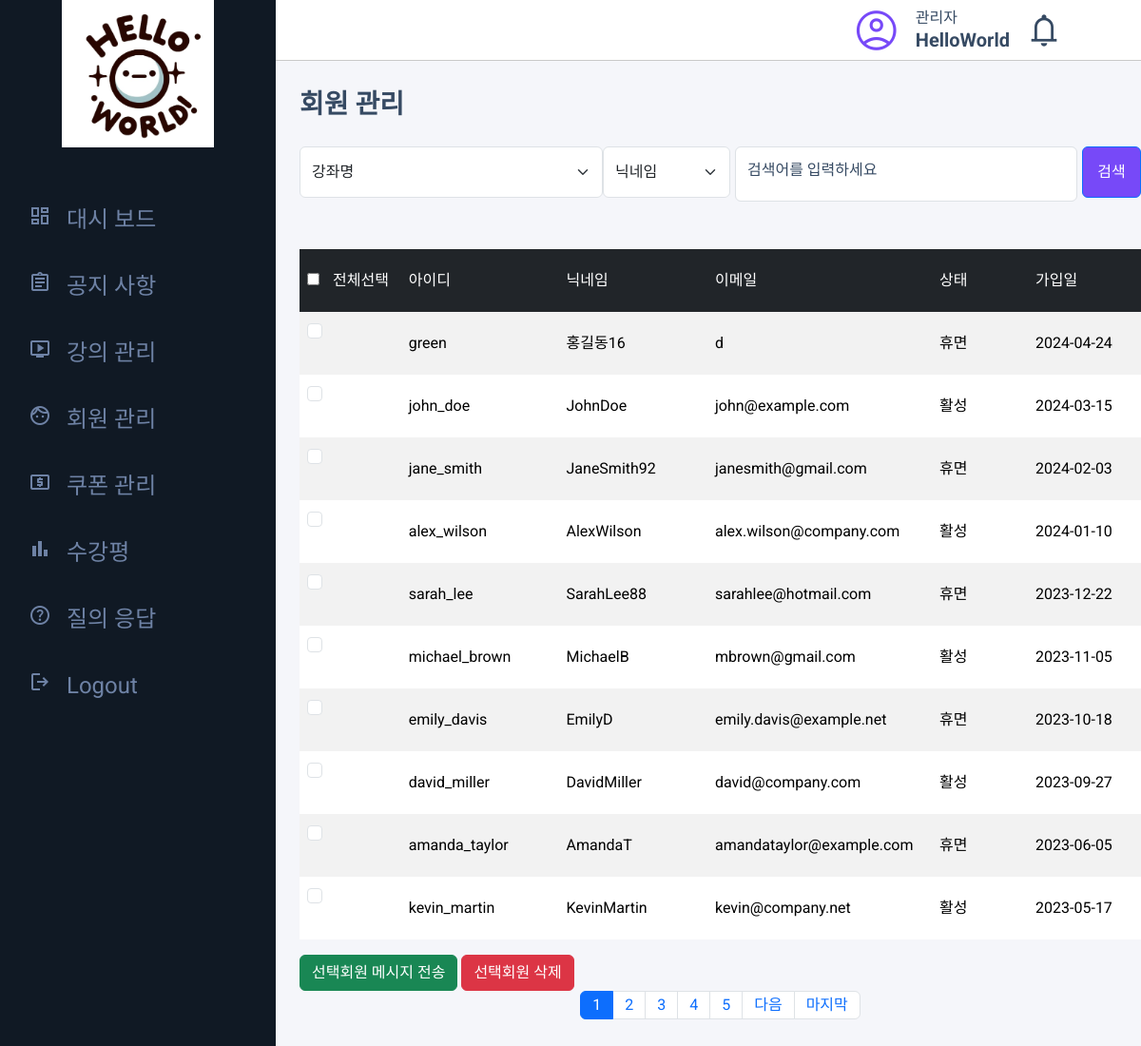
The page /admin/member/member_mg.php (signed in) on the database its author committed.
### tables this page shows
CREATE TABLE `members` (
  `mid` int(11) NOT NULL,
  `userid` varchar(145) NOT NULL,
  `email` varchar(245) NOT NULL,
  `username` varchar(145) NOT NULL,
  `passwd` varchar(200) NOT NULL,
  `recent_in` date DEFAULT NULL,
  `tel` varchar(20) NOT NULL,
  `status` tinyint(4) NOT NULL DEFAULT 1,
  `userimg` varchar(255) DEFAULT NULL,
  `regdate` date NOT NULL
);

### admin/inc/pagination.php (called while the page is built, shortened)
<?php
$cntsql = "SELECT COUNT(*) AS cnt FROM $paginationTarget where 1=1";
$cntsql .= '';
$cntresult = $mysqli->query($cntsql);
$cntrow = $cntresult->fetch_object();
$count = $cntrow -> cnt;
$pageNumber = $_GET['pageNumber'] ?? 1;
$pageCount = $_GET['pageCount'] ?? 10;
$startLimit = ($pageNumber -1)*$pageCount;
$endLimit = $pageCount ;
$block_ct = 5;
$block_num = ceil($pageNumber/$block_ct);
$block_start = (($block_num - 1) * $block_ct) + 1;
$block_end = $block_start + $block_ct - 1;
$total_page = ceil($count / $pageCount);
$total_block = ceil($total_page/$block_ct);

### admin/member/member_mg.php (the view, shortened to what this page needs)
<?php
include_once $_SERVER['DOCUMENT_ROOT'] . '/helloworld/inc/dbcon.php';
$paginationTarget = 'members';
include_once $_SERVER['DOCUMENT_ROOT'] . '/helloworld/admin/inc/pagination.php';
$sql = "SELECT * FROM members where 1=1";
$sql .= '';
$order = " order by mid";
$sql .= $order;
$limit = " LIMIT $startLimit, $endLimit";
$sql .= $limit;
$result = $mysqli->query($sql);
while ($rs = $result->fetch_object()) {
  $memberArr[] = $rs;
}
?>
<!DOCTYPE html>
<html lang="en">
  <head>
    <link
      rel="stylesheet"
      href="https://cdnjs.cloudflare.com/ajax/libs/normalize/8.0.1/normalize.min.css"
    />
    <link
      rel="stylesheet"
      href="https://cdnjs.cloudflare.com/ajax/libs/bootstrap/5.3.1/css/bootstrap.min.css"
    />
    <link rel="stylesheet" href="https://cdn.jsdelivr.net/npm/@tabler/icons-webfont@latest/tabler-icons.min.css" />
    <link
      rel="stylesheet"
      href="https://cdnjs.cloudflare.com/ajax/libs/jqueryui/1.13.2/themes/black-tie/jquery-ui.min.css"
    />
    <link rel="stylesheet" href="/helloworld/css/common.css" />
    <link rel="stylesheet" href="/helloworld/css/member_mg.css" />
  </head>
  <body>
<?php
include_once $_SERVER['DOCUMENT_ROOT'] . '/helloworld/inc/header.php';
?>
            <h2>회원 관리</h2>
            <form action="" class="d-flex justify-content-between">
              <div class="filter d-flex">
                <select class="form-select lecture" aria-label="Default select example">
                  <option selected disabled>강좌명</option>
                </select>
              </div>
              <div class="search d-flex">
                <select class="form-select search_filter" aria-label="Default select example">
                  <option selected>닉네임</option>
                </select>
                <div class="form-floating">
                  <input type="search" class="form-control" id="search_member" placeholder="" />
                  <label for="search">검색어를 입력하세요</label>
                </div>
                <button type="submit" class="btn btn-primary search_btn">검색</button>
              </div>
            </form>
            <table class="table table-hover table-striped">
              <thead class="table-dark">
                <tr>
                  <th scope="col">
                    <div>
                      <input type="checkbox" value="" id="member_cb" />
                      <label for="member_cb"> 전체선택 </label>
                    </div>
                  </th>
                  <th scope="col">아이디</th>
                  <th scope="col">닉네임</th>
                  <th scope="col">이메일</th>
                  <th scope="col">상태</th>
                  <th scope="col">가입일</th>
                </tr>
              </thead>
              <tbody>
                <?php
                if(isset($memberArr)) {
                  foreach($memberArr as $ma){
                ?>
                <tr data-ui="<?=$ma->mid?>" data-user="<?=$ma->userid?>" >
                  <th scope="row">
                    <input class="form-check-input" type="checkbox" />
                  </th>
                  <td><?=$ma->userid?></td>
                  <td><?=$ma->username?></td>
                  <td><?=$ma->email?></td>
                  <td><?php
                    if($ma->status) {
                      echo '활성';
                    } else {
                      echo '휴면';
                    }
                  ?></td>
                  <td><?=$ma->regdate?></td>
                </tr>
                <?php
                  }
                }
                ?>
              </tbody>
            </table>
            <button class="btn btn-success all_message">선택회원 메시지 전송</button>
            <button class="btn btn-danger all_del">선택회원 삭제</button>
            <div class="d-flex justify-content-center">
              <ul class="pagination">
                <?php
                  for($i=$block_start;$i<=$block_end;$i++){
                    if($i == $pageNumber){
                      echo "<li class=\"page-item active\"><a href=\"member_mg.php?pageNumber=$i\" class=\"page-link\">$i</a></li>";
                    }else{
                      echo "<li class=\"page-item\"><a href=\"member_mg.php?pageNumber=$i\" class=\"page-link\">$i</a></li>";
                    }
                  }
                  if($pageNumber < $total_page){
                    if($total_block > $block_num){
                      $next = $block_num * $block_ct + 1;
                      echo "<li class=\"page-item\"><a href=\"member_mg.php?pageNumber=$next\" class=\"page-link\">다음</a></li>";
                    }
                    echo "<li class=\"page-item\"><a href=\"member_mg.php?pageNumber=$total_page\" class=\"page-link\">마지막</a></li>";
                  }
                ?>
              </ul>
            </div>
          </div>
<?php
include_once $_SERVER['DOCUMENT_ROOT'] . '/helloworld/inc/footer.php';
?>
  </body>
</html>

### css/common.css (style rules this page uses)
:root { --f-H2: 28px; --f-H1: 32px; --f-H3: 24px; --f-H4: 20px; --f-H5: 18px; --f-H6: 14px; --f-p: 16px; --c-background: #fff; --c-main: #f5f5f5; --c-sub: #11359a; --c-font: #364a63; --c-lightgray: #8094ae; --c-yellow: #f4bd0e; --c-lightblue: #09c2de; --c-lightgreen: #1ee0ac; --c-lightred: #e85347; --c-blue: #465fff; --c-button: #7749f8; --c-button-hover: #5227cc; --c-menu-font: #6e82a5; --c-menu-font-hover: #7f8dff; --c-menu-BG: #101924; --c-active-button: #798bff; --c-Nonactive-button: #6c757d; --c-complete-button: #28a745; --c-complete-button-hover: #079828; --c-cancle-button: #dc3545; --c-active-check-button: #499eed; --c-Nonactive-check-button: #8a8686; --c-contentBG: #f5f6fa; --c-space_updown: 30px; }
.btn-primary { background: #7749f8; }
tr { line-height: 50px; }
h2 { font-size: var(--f-H2); font-weight: bold; margin-bottom: 30px; }
body { font-family: "Roboto", sans-serif; color: var(--c-font); }

### css/member_mg.css (style rules this page uses)
form { margin-bottom: 50px; }
.filter { gap: 30px; }
.lecture, .progress_rate, .period, .search_filter, #search_member, .search_btn { height: 54px; }
.lecture { width: 319px; }
.period, .search_filter { width: 134px; }
#search_member { width: 360px; }
.search_btn { width: 62px; }
.search { gap: 5px; }
#member_cb { margin-right: 10px; }
tbody tr { width: 1580px; }
th, td { width: 263px; }

### rows shown on the page
members: userid "green", username "홍길동16", email "d", status "휴면", regdate "2024-04-24"
members: userid "john_doe", username "JohnDoe", email "john@example.com", status "활성", regdate "2024-03-15"
members: userid "jane_smith", username "JaneSmith92", email "janesmith@gmail.com", status "휴면", regdate "2024-02-03"
members: userid "alex_wilson", username "AlexWilson", email "alex.wilson@company.com", status "활성", regdate "2024-01-10"
members: userid "sarah_lee", username "SarahLee88", email "sarahlee@hotmail.com", status "휴면", regdate "2023-12-22"
members: userid "michael_brown", username "MichaelB", email "mbrown@gmail.com", status "활성", regdate "2023-11-05"
members: userid "emily_davis", username "EmilyD", email "emily.davis@example.net", status "휴면", regdate "2023-10-18"
members: userid "david_miller", username "DavidMiller", email "david@company.com", status "활성", regdate "2023-09-27"
members: userid "amanda_taylor", username "AmandaT", email "amandataylor@example.com", status "휴면", regdate "2023-06-05"
members: userid "kevin_martin", username "KevinMartin", email "kevin@company.net", status "활성", regdate "2023-05-17"

### other values the page prints
$_SESSION['AUNAME'] "HelloWorld"
